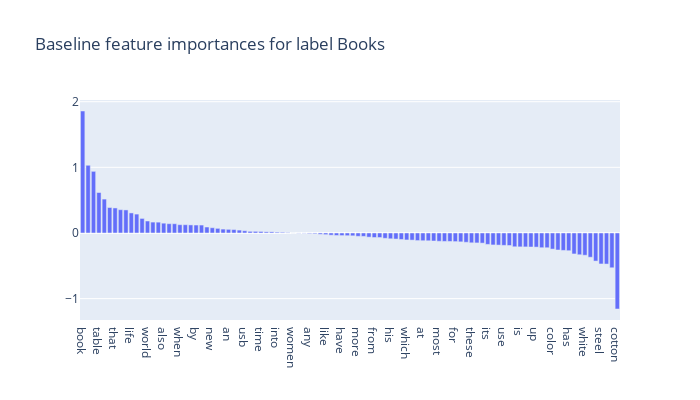

Write notebook code for a chart like this one.
### Code cell
vis.show_lr_feature_importance(lr, 0, count_vectorizer)

### Figure 1 — Plotly figure (JSON) as saved in the notebook; plotly's stock layout.template omitted (floating-point values rounded to 4 significant figures)
{"data": [{"type": "bar", "x": ["book", "author", "of", "table", "he", "but", "that", "their", "and", "life", "about", "in", "world", "been", "if", "also", "other", "can", "when", "the", "well", "by", "on", "all", "new", "was", "one", "an", "water", "to", "usb", "you", "10", "time", "men", "are", "into", "features", "home", "women", "they", "we", "any", "as", "design", "like", "material", "easy", "have", "no", "best", "more", "so", "high", "from", "make", "used", "his", "comes", "out", "which", "100", "free", "at", "made", "or", "most", "be", "our", "for", "quality", "look", "these", "designed", "perfect", "its", "power", "will", "use", "this", "your", "is", "it", "not", "up", "soft", "product", "color", "style", "set", "has", "inch", "long", "white", "size", "light", "steel", "black", "with", "cotton"], "y": [1.858, 1.032, 0.939, 0.6166, 0.5164, 0.3879, 0.3814, 0.3548, 0.3513, 0.3056, 0.2877, 0.2218, 0.1824, 0.166, 0.165, 0.1493, 0.1416, 0.1412, 0.1261, 0.1261, 0.123, 0.1212, 0.1209, 0.0908, 0.07987, 0.07041, 0.05945, 0.05556, 0.05182, 0.04397, 0.03386, 0.02488, 0.02474, 0.02314, 0.01778, 0.01724, 0.01268, 0.01078, 0.005682, -0.000392, -0.003023, -0.003336, -0.009203, -0.01157, -0.01936, -0.02507, -0.03332, -0.03807, -0.03931, -0.04108, -0.04314, -0.05059, -0.05167, -0.06324, -0.06887, -0.06927, -0.08093, -0.08843, -0.09224, -0.09887, -0.1061, -0.1085, -0.1156, -0.1178, -0.1186, -0.1223, -0.1264, -0.1282, -0.1288, -0.1313, -0.1351, -0.1416, -0.1497, -0.1514, -0.1545, -0.174, -0.1821, -0.1844, -0.1885, -0.1907, -0.21, -0.2116, -0.2119, -0.2138, -0.2151, -0.2243, -0.2248, -0.2456, -0.2591, -0.2653, -0.2698, -0.3194, -0.3315, -0.339, -0.3695, -0.428, -0.4718, -0.4733, -0.5298, -1.158]}], "layout": {"height": 400, "title": {"text": "Baseline feature importances for label Books"}, "width": 700}}
